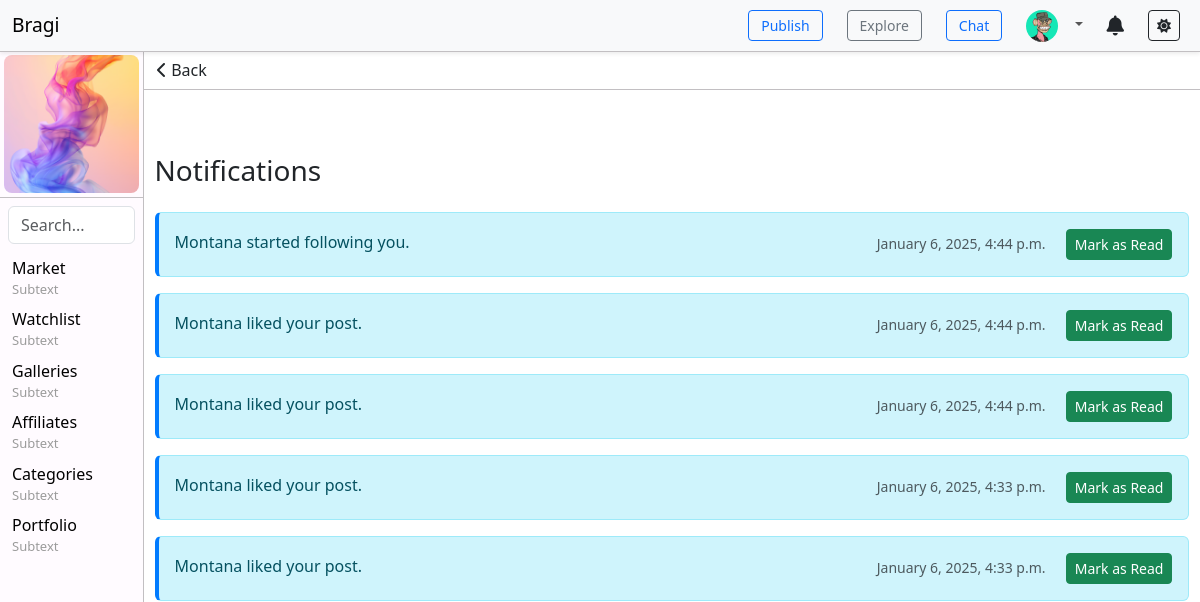
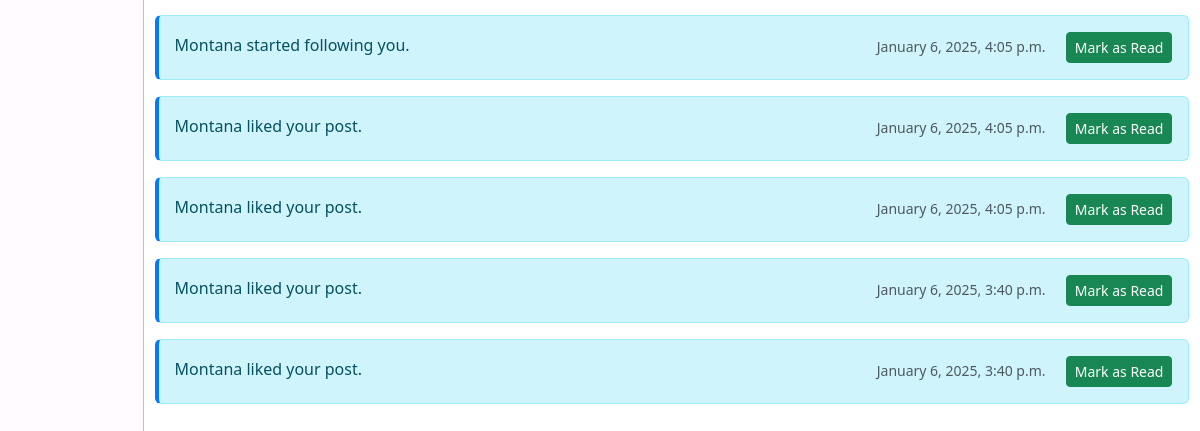
Page /notifications/ (signed in) on the earlier database version (2 pictures, top to bottom).
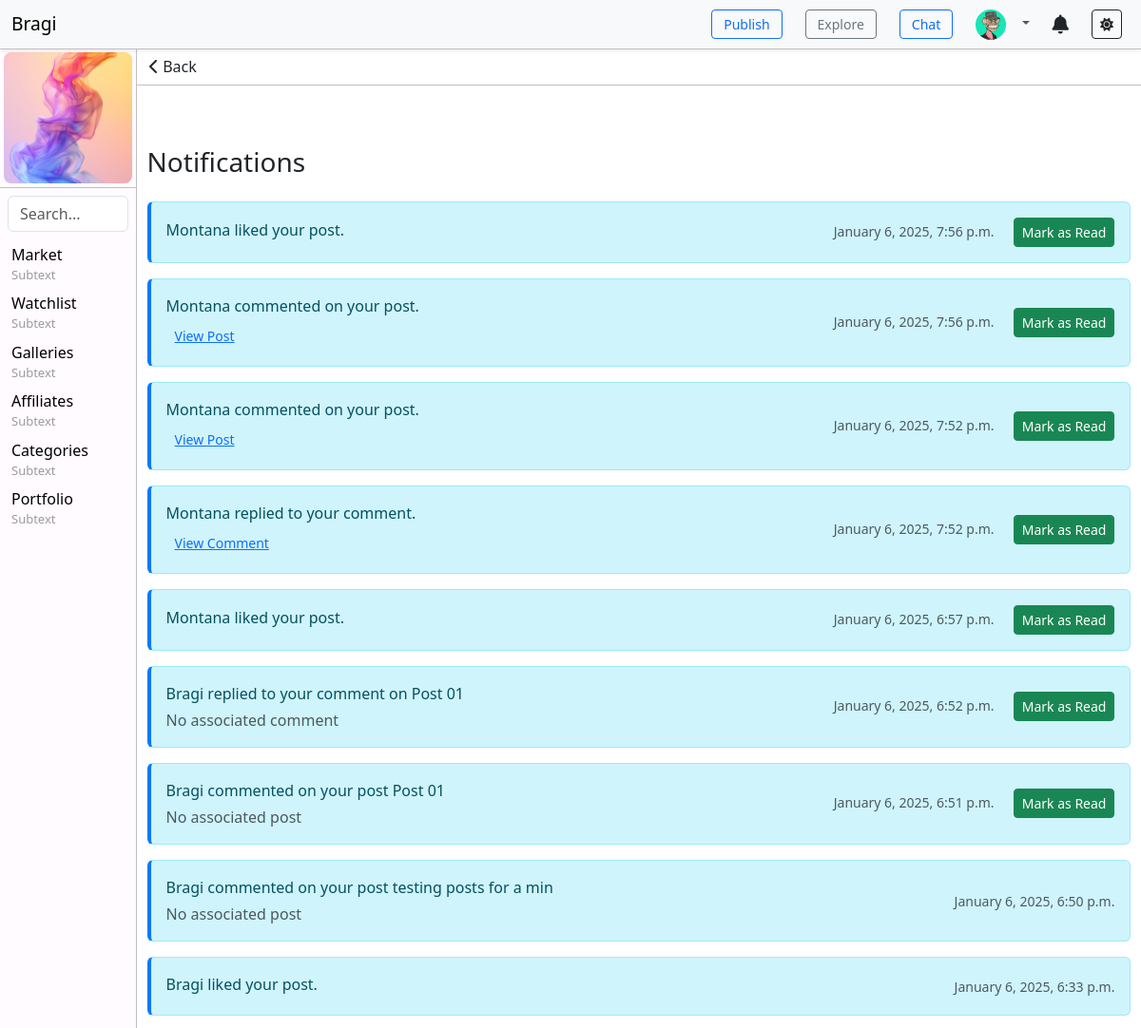
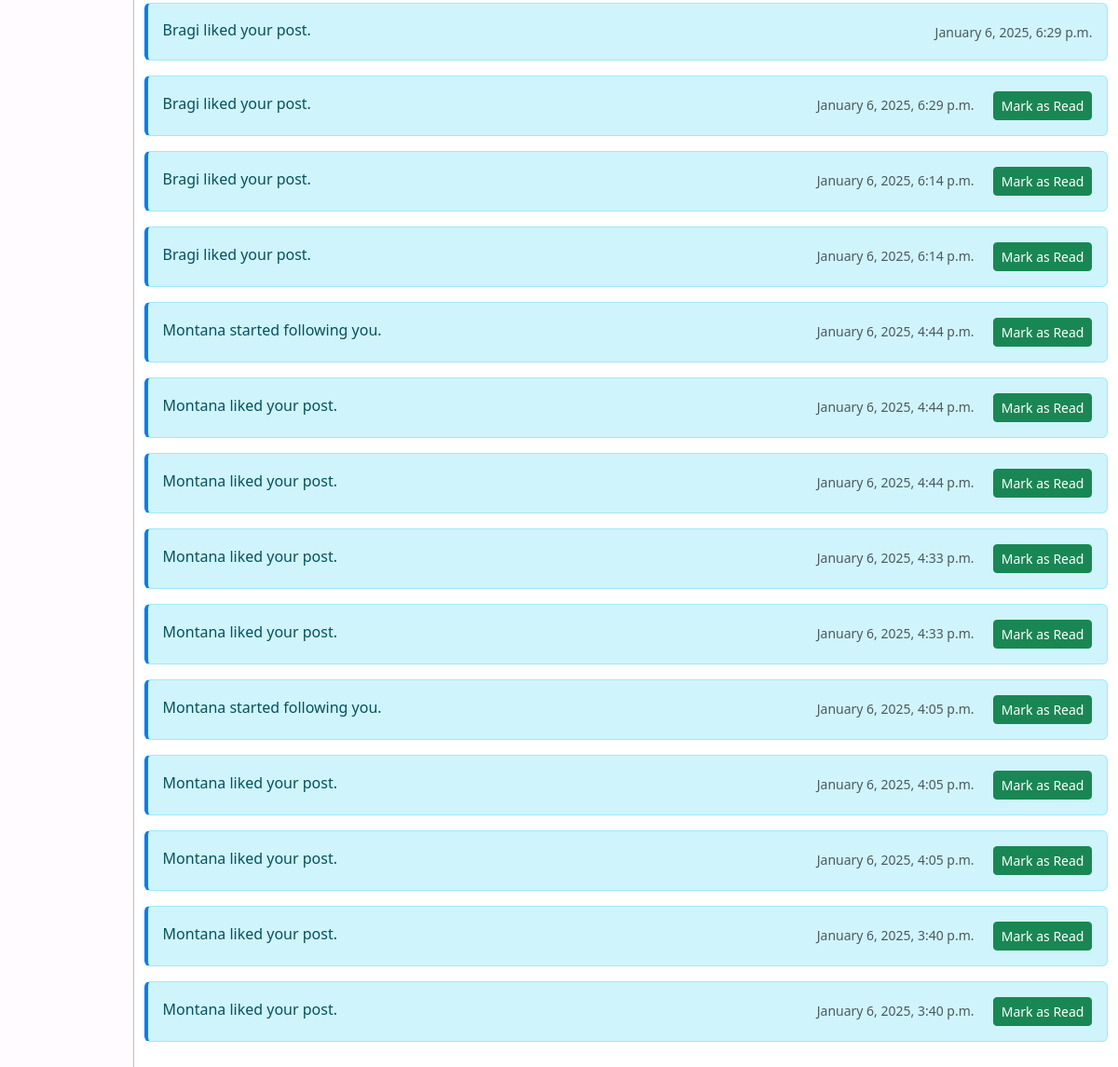
Same page on the later database version (2 pictures, top to bottom).
### users/models.py (models this page shows, shortened)
class UserProfile(models.Model):
    user = models.OneToOneField(User, on_delete=models.CASCADE)
    bio = models.TextField(blank=True, null=True)  # Bio field
    profile_picture = models.ImageField(upload_to='profile_pictures/', null=True, blank=True)  # Profile picture
    location = models.CharField(max_length=255, blank=True, null=True)  # New location field

### toolbar/models.py (models this page shows, shortened)
class Toolbar(models.Model):  # Separate model for the toolbar's external image
    name = models.CharField(max_length=100, blank=True, null=True)
    alt_text = models.CharField(max_length=200, blank=True, null=True)  # Alt text for the image
    image = models.ImageField(upload_to='toolbar_images/', blank=True, null=True)  # Image upload field
    url = models.URLField(max_length=200, blank=True, null=True)  # Use URLField for link
    visible = models.BooleanField(default=True)

class ToolbarItem(models.Model):
    name = models.CharField(max_length=100)
    subtext = models.CharField(max_length=100, blank=True, null=True)  # Optional field
    url = models.CharField(max_length=200, blank=True, null=True)
    order = models.IntegerField(default=0)
    visible = models.BooleanField(default=True)
    parent = models.ForeignKey('self', blank=True, null=True, related_name='children', on_delete=models.CASCADE)  # Self-referencing ForeignKey for submenus
    class Meta:
        ordering = ['order']

### notifications/models.py (models this page shows, shortened)
class Notification(models.Model):
    NOTIFICATION_TYPES = (
        ('like', 'Like'),
        ('follow', 'Follow'),
        ('comment', 'Comment'),
        ('reply', 'Reply'),
    )
    user = models.ForeignKey(User, on_delete=models.CASCADE, related_name='notifications')
    message = models.CharField(max_length=255)
    notification_type = models.CharField(max_length=20, choices=NOTIFICATION_TYPES)
    is_read = models.BooleanField(default=False)
    created_at = models.DateTimeField(auto_now_add=True)
    post = models.ForeignKey(Post, null=True, blank=True, on_delete=models.CASCADE)
    comment = models.ForeignKey(Comment, null=True, blank=True, on_delete=models.CASCADE)

### notifications/views.py (the view, shortened to what this page needs)
# urls.py: path('', views.notifications_list, name='notifications_list'),
@login_required
def notifications_list(request):
    notifications = Notification.objects.filter(user=request.user).order_by('-created_at')
    return render(request, 'notifications/notifications_list.html', {'notifications': notifications})

### toolbar/context_processors.py (called while the page is built)
def toolbar_items(request):
    return {
        'toolbar_items': ToolbarItem.objects.filter(visible=True),
        'toolbar': Toolbar.objects.filter(visible=True).first(),  # Get the first (or only) visible toolbar
    }

### notifications/templates/notifications/notifications_list.html
{% extends 'base.html' %}
{% block content %}
<div class="text-left" style="position: sticky; top: 0; margin: 0; padding: 0; background-color: #ffffff; border-bottom: 1px solid var(--navbar-border-color);">
    <button onclick="window.history.back();" class="btn">
        <i class="fa-solid fa-chevron-left"></i> Back
    </button>
</div>
<div class="container mt-5" style="padding: 16px 1%;">
    <h3 class="mb-4">Notifications</h3>
    {% for notification in notifications %}
        <div class="notification alert alert-info d-flex justify-content-between align-items-center mb-3" style="border-left: 4px solid #007bff;">
            <div>
                <p class="mb-1">{{ notification.message }}</p>
                {% if notification.notification_type == 'comment' %}
                    {% if notification.post %}
                        <a href="{% url 'post_detail' pk=notification.post.id %}" class="btn btn-link btn-sm text-primary">View Post</a>
                    {% else %}
                        <span class="text-muted">No associated post</span>
                    {% endif %}
                {% elif notification.notification_type == 'reply' %}
                    {% if notification.comment %}
                        <a href="{% url 'post_detail' pk=notification.comment.post.id %}#comment-{{ notification.comment.id }}" class="btn btn-link btn-sm text-primary">View Comment</a>
                    {% else %}
                        <span class="text-muted">No associated comment</span>
                    {% endif %}
                {% endif %}
            </div>
            <div class="text-muted text-end">
                <small>{{ notification.created_at|date:"F j, Y, g:i a" }}</small>
                {% if not notification.is_read %}
                    <a href="?mark_read={{ notification.id }}" class="btn btn-sm btn-success ms-3">Mark as Read</a>
                {% endif %}
            </div>
        </div>
    {% empty %}
        <div class="alert alert-warning">No notifications yet.</div>
    {% endfor %}
</div>
{% endblock %}

### templates/base.html (shortened to what this page needs)
{% load static %}
<!DOCTYPE html>
<html lang="en">
<head>
    <link href="https://cdn.jsdelivr.net/npm/bootstrap@5.3.0-alpha1/dist/css/bootstrap.min.css" rel="stylesheet">
    <link rel="stylesheet" href="https://cdnjs.cloudflare.com/ajax/libs/font-awesome/6.0.0-beta3/css/all.min.css">
    <link rel="stylesheet" href="{% static 'css/styles.css' %}">
</head>
    <body>
        {% if user.is_authenticated %}
        <header>
            <nav class="navbar navbar-expand-lg navbar-light bg-light fixed-top shadow-sm">
                <div class="container-fluid d-flex justify-content-between align-items-center">
                    <a class="navbar-brand" href="/" style="font-size: 1.2rem;">Bragi</a>
                    <div class="d-flex align-items-center">
                        <ul class="navbar-nav d-flex flex-row">
                            <li class="nav-item">
                                <a href="{% url 'post_create' %}" class="btn btn-outline-primary btn-sm mx-2">Publish</a>
                            </li>
                            <li class="nav-item">
                                <a href="/" class="btn btn-outline-secondary btn-sm mx-2">Explore</a>
                            </li>
                            <li class="nav-item">
                                <a href="{% url 'communication_center' %}" class="btn btn-outline-primary btn-sm mx-2">Chat</a>
                            </li>
                        </ul>
                        <ul class="navbar-nav">
                            <li class="nav-item dropdown">
                                <a href="#" class="nav-link dropdown-toggle" id="profileDropdown" role="button" aria-expanded="false" data-bs-toggle="dropdown" aria-haspopup="true">
                                    {% if request.user.is_authenticated and request.user.userprofile.profile_picture %}
                                        <img src="{{ request.user.userprofile.profile_picture.url }}" alt="Profile Picture" class="rounded-circle" style="width: 32px; height: 32px; object-fit: cover; margin-right: 8px;">
                                    {% else %}
                                        <i class="fas fa-user-circle" style="font-size: 1.5rem; color: #495057;"></i>
                                    {% endif %}
                                </a>
                            </li>
                            <li class="nav-item d-flex align-items-center mx-2">
                                <a href="{% url 'notifications_list' %}" class="nav-link d-flex align-items-center justify-content-center" style="color: inherit; text-decoration: none;">
                                    <i class="fas fa-bell" style="font-size: 1.25rem;"></i>
                                </a>
                            </li>
                            <li class="nav-item d-flex align-items-center mx-2">
                                <button id="theme-toggle" class="btn btn-outline-dark btn-sm">
                                    <i id="theme-icon" class="fas fa-sun"></i>
                                </button>
                            </li>
                        </ul>
                    </div>
                </div>
            </nav>
        </header>
        {% endif %}
        <div class="content-wrapper">
            {% if user.is_authenticated %}
            <div class="navbar-verticle-left">
                {% if toolbar %}
                    {% if toolbar.image %}
                    <a href="{{ toolbar.url }}" target="_blank">
                        <img src="{{ toolbar.image.url }}" alt="{{ toolbar.alt_text }}" class="p-1" style="width: 100%; height: auto; object-fit: cover; border-radius: 12px;">
                    </a>
                    {% endif %}
                {% endif %}
                <form class="search-form" method="get" action="{% url 'post_list' %}">
                    <input class="form-control" type="search" name="q" placeholder="Search..." aria-label="Search" value="{{ query|default:'' }}">
                </form>
                <ul class="list-unstyled">
                    {% for item in toolbar_items %}
                        {% if not item.parent %}
                            <li class="has-submenu">
                                <a href="{{ item.url }}" class="text-decoration-none">
                                    {{ item.name }}
                                    <p>{{ item.subtext }}</p>
                                </a>
                            </li>
                        {% endif %}
                    {% endfor %}
                </ul>
            </div>
            {% endif %}
            <div class="main">
                {% block content %}{% endblock %}
            </div>
        </div>
    </body>
</html>

### static/css/styles.css (style rules this page uses)
:root { --navbar-height: 52px; --navbar-bg-color: #FFFBFF; --navbar-border-color: #C2BFC2; --sidebar-width: 144px; --submenu-indent: 20px; --submenu-bg-color: #e2e2e2; --reply-bg-color: #f1f1f1; --reply-border-color: #007bff; --reply-hover-bg-color: #e2e2e2; --main-bg-color: white; --item-padding: 4px 12px; --font-color: #000000; --font-color-light: #9b9b9b; }
.navbar { position: fixed; padding: 0; top: 0; left: 0; width: 100%; height: var(--navbar-height); background-color: var(--navbar-bg-color); border-bottom: 1px solid var(--navbar-border-color); z-index: 1000; }
.navbar-nav { flex-direction: row; justify-content: flex-end; }
.navbar-nav .nav-item { margin-left: 8px; }
.navbar-nav .nav-item a { padding: var(--item-padding); }
.content-wrapper { display: flex; height: calc(100vh - var(--navbar-height)); margin-top: calc(var(--navbar-height) - 1px); overflow: hidden; }
.navbar-verticle-left { width: var(--sidebar-width); flex-shrink: 0; background-color: var(--navbar-bg-color); border-right: 1px solid var(--navbar-border-color); height: 100%; overflow-y: auto; }
.main { flex-grow: 1; padding: var(--main-padding); overflow-y: auto; background-color: var(--main-bg-color); }
.navbar-verticle-left .search-form { border-top: 1px solid var(--navbar-border-color); padding: 8px; }
.navbar-verticle-left ul { list-style-type: none; padding: 0px; margin: 0; }
.navbar-verticle-left ul li { margin: 0; padding: 4px 12px; }
.navbar-verticle-left ul li a { text-decoration: none; color: var(--font-color); }
.navbar-verticle-left ul li p { color: var(--font-color-light); padding: 0; margin: 0; font-size: small; }
.mb-3 { margin-bottom: 20px; }

Differences in the rows shown:
added Notification: message "Montana liked your post.", created_at "January 6, 2025, 7:56 p.m."
added Notification: message "Montana commented on your post.", notification_type "View Post", created_at "January 6, 2025, 7:56 p.m."
added Notification: message "Montana commented on your post.", notification_type "View Post", created_at "January 6, 2025, 7:52 p.m."
added Notification: message "Montana replied to your comment.", created_at "January 6, 2025, 7:52 p.m."
added Notification: message "Montana liked your post.", created_at "January 6, 2025, 6:57 p.m."
added Notification: message "Bragi replied to your comment on Post 01", notification_type "No associated comment", created_at "January 6, 2025, 6:52 p.m."
added Notification: message "Bragi commented on your post Post 01", notification_type "No associated post", created_at "January 6, 2025, 6:51 p.m."
added Notification: message "Bragi commented on your post testing posts for a min", notification_type "No associated post", created_at "January 6, 2025, 6:50 p.m."
added Notification: message "Bragi liked your post.", created_at "January 6, 2025, 6:33 p.m."
added Notification: message "Bragi liked your post.", created_at "January 6, 2025, 6:29 p.m."
added Notification: message "Bragi liked your post.", created_at "January 6, 2025, 6:29 p.m."
added Notification: message "Bragi liked your post.", created_at "January 6, 2025, 6:14 p.m."
added Notification: message "Bragi liked your post.", created_at "January 6, 2025, 6:14 p.m."
